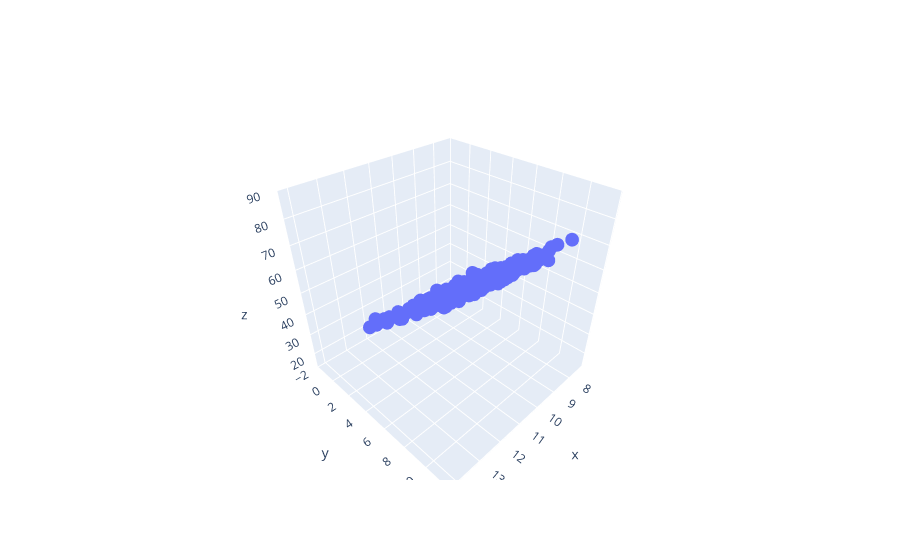

This figure's notebook cell:
### Code cell
fig.show()

### Figure 1 — Plotly figure (JSON) as saved in the notebook; plotly's stock layout.template omitted (floating-point values rounded to 4 significant figures; data arrays with more than 128 entries replaced by an {"elided": "..."} marker saying what was removed)
{"data": [{"mode": "markers", "type": "scatter3d", "x": {"elided": "800 float values"}, "y": {"elided": "800 float values"}, "z": {"elided": "800 float values"}}], "layout": {}}
